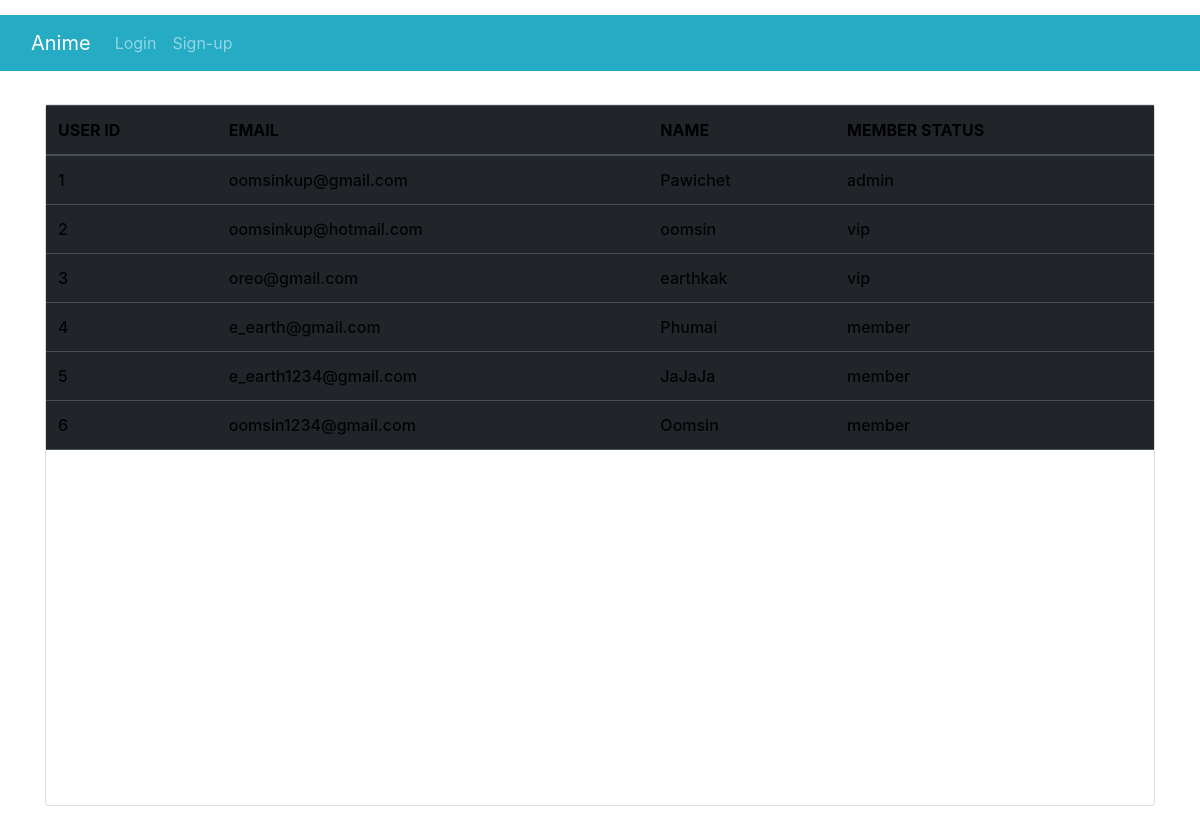
The page /admin on the database its author committed.
### website/models.py (models this page shows)
class User(db.Model, UserMixin):
    id = db.Column(db.Integer, primary_key = True)
    email = db.Column(db.String(150), unique=True)
    password = db.Column(db.String(150))
    firstName = db.Column(db.String(150))
    notes = db.relationship('Note')
    account = db.Column(db.String(10))

### website/auth.py (the view)
@auth.route('/admin', methods=['GET', 'POST'])
def admin():
        name_use = User.query.filter_by(id = User.id)
        return render_template("admin.html",user= name_use)

### website/templates/admin.html (shortened to what this page needs)
{% extends "layout.html" %}
{% block content %}
    <form method="POST">
      <div class="mask d-flex align-items-center h-100">
        <div align="center" class="container">
          <div class="row justify-content-center">
            <div class="col-md-12">
              <div class="card shadow-2-strong">
                <div class="card-body p-0">
                  <div class="table-responsive table-scroll" data-mdb-perfect-scrollbar="true" style="position: relative; height: 700px">
                    <table class="table table-dark mb-0">
                      <thead style="background-color: #0099ff;">
                        <tr class="text-uppercase text-success">
                          <th scope="col">User Id</th>
                          <th scope="col">Email</th>
                          <th scope="col">Name</th>
                          <th scope="col">Member Status</th>
                        </tr>
                      </thead>
                      <tbody>
                        {% for item in user %}
                        <tr>
                          <td>{{item.id}}</td>
                          <td>{{item.email}}</td>
                          <td>{{item.firstName}}</td>
                          <td>{{item.account}}</td>
                        </tr>
                        {%endfor%}
                      </form>
{% endblock %}

### website/templates/layout.html (shortened to what this page needs)
<!DOCTYPE html>
<html lang="en">
<head>
  <link href="https://cdn.jsdelivr.net/npm/bootstrap@5.1.3/dist/css/bootstrap.min.css" rel="stylesheet">
  <link href="https://cdn.jsdelivr.net/npm/bootstrap@5.1.3/dist/css/bootstrap.min.css" rel="stylesheet">
  <link href="stylehomepage.css"rel = "stylesheet">
  <link href="homepagejava.js"rel = "stylesheet">
  <link href="css/pagestyle.css"rel = "stylesheet">
  <link rel="stylesheet" href="admin.css">
  <link rel="stylesheet" href="https://stackpath.bootstrapcdn.com/bootstrap/4.5.0/css/bootstrap.min.css">
  <link rel="stylesheet" href="https://maxcdn.bootstrapcdn.com/font-awesome/4.7.0/css/font-awesome.min.css">
</head>
<body>
    <nav class="navbar navbar-expand-lg navbar-dark" style="background-color: #26abc5;">
        <div class="container-fluid">
          <a class="navbar-brand" href="/">Anime</a>
          <div class="collapse navbar-collapse" id="navbarSupportedContent">
            <ul class="navbar-nav me-auto mb-2 mb-lg-0">
              {% if current_user.is_authenticated %}
              <li class="nav-item">
                <a class="nav-link active" aria-current="page" href="/">Home</a>
              </li>
              <li class="nav-item">
                <a class="nav-link" href="/logout">Logout</a>
              </li>
              {% else %}
              <li class="nav-item">
                <a class="nav-link" href="login">Login</a>
              </li>
              <li class="nav-item">
                <a class="nav-link" href="signup">Sign-up</a>
              </li>
              {% endif %}
            </ul>
          </div>
        </div>
      </nav>
    {% block content %}
    {% endblock %}
</body>
</html>

### website/templates/stylehomepage.css (style rules this page uses)
* { box-sizing: border-box; }
.container { padding-top: 20px; padding-bottom: 25px; padding-right: 25px; padding-left: 25px; border-radius: 25px; margin: 5px; }
body { font: 15px arial, sans-serif; background-color: #d9d9d9; padding-top: 15px; padding-bottom: 15px; }

### website/templates/pagestyle.css (style rules this page uses)
.container { padding-top: 20px; padding-bottom: 25px; padding-right: 25px; padding-left: 25px; border-radius: 25px; margin: 5px; }
body { font: 15px arial, sans-serif; background-color: #d9d9d9; padding-top: 15px; padding-bottom: 15px; }

### website/templates/admin.css (style rules this page uses)
html, body, .intro { height: 100%; }
table td, table th { text-overflow: ellipsis; white-space: nowrap; overflow: hidden; }
thead th, tbody th { color: rgb(0, 0, 0); }
tbody td { font-weight: 500; color: rgba(2, 2, 2, 0.973); }
.card { border-radius: .5rem; }

### website/templates/admin.html (style rules this page uses)
body { background-image: url("https://a-static.besthdwallpaper.com/street-night-city-art-wallpaper-3840x2160-81325_54.jpg"); background-repeat: no-repeat; background-size: cover; }

### rows shown on the page
User: id "1", email "oomsinkup@gmail.com", firstName "Pawichet", account "admin"
User: id "2", email "oomsinkup@hotmail.com", firstName "oomsin", account "vip"
User: id "3", email "oreo@gmail.com", firstName "earthkak", account "vip"
User: id "4", email "e_earth@gmail.com", firstName "Phumai", account "member"
User: id "5", email "e_earth1234@gmail.com", firstName "JaJaJa", account "member"
User: id "6", email "oomsin1234@gmail.com", firstName "Oomsin", account "member"
